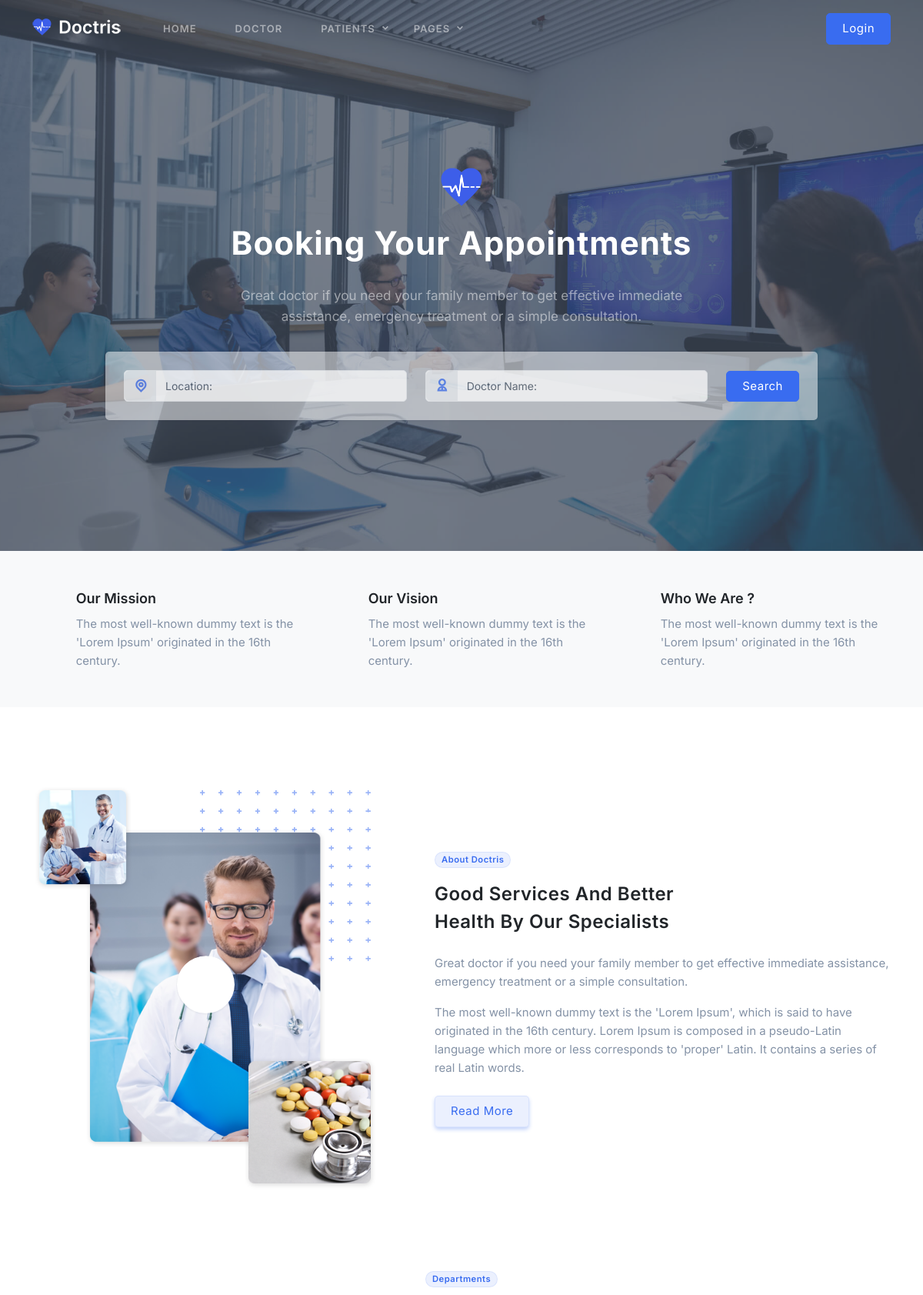
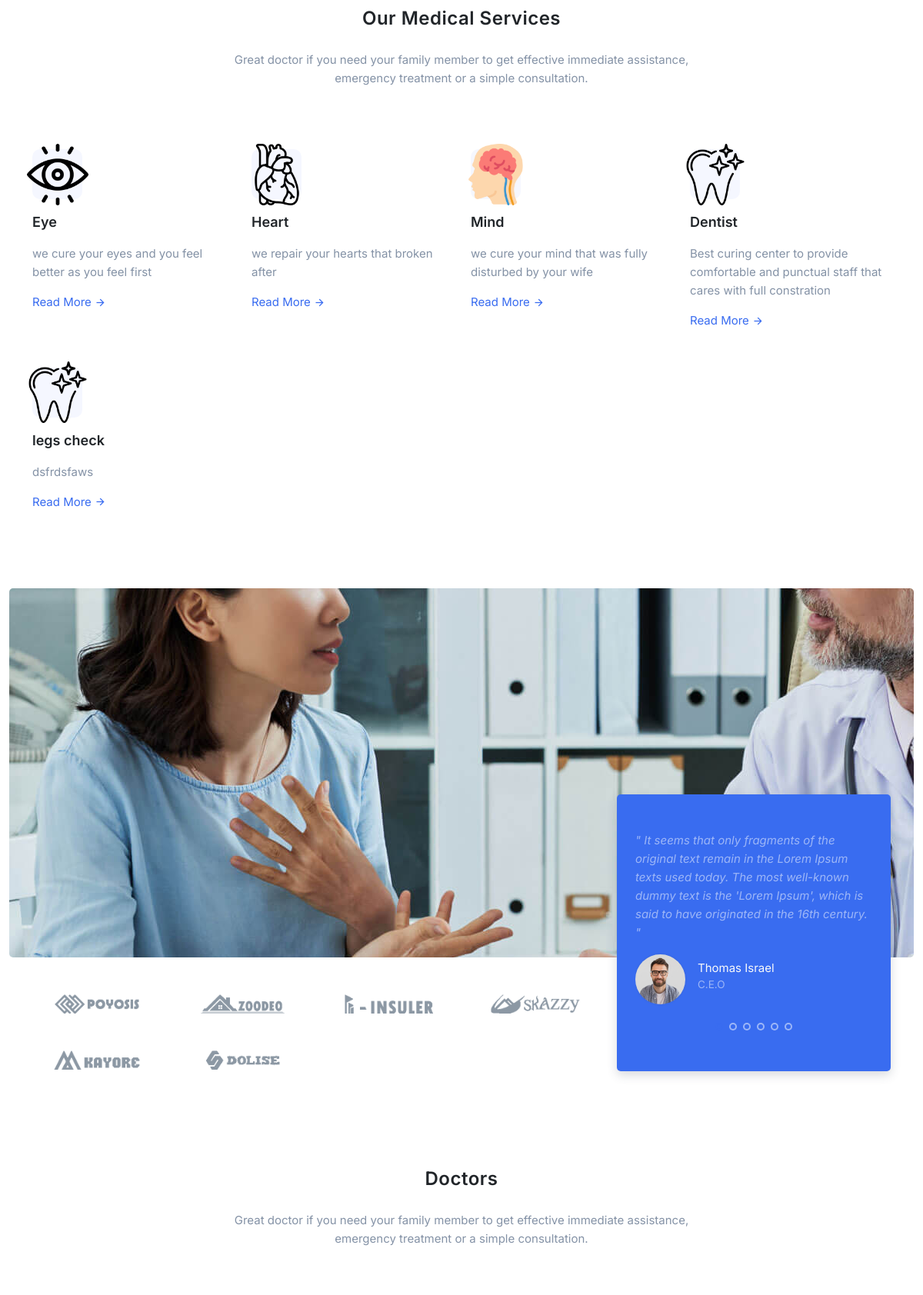
The page / (upper part) on the database its author committed (2 pictures, top to bottom).
### tables this page shows
CREATE TABLE IF NOT EXISTS `content` (
  `c_id` int(11) NOT NULL AUTO_INCREMENT,
  `pg_name` varchar(50) NOT NULL,
  `h1` varchar(255) NOT NULL,
  `h2` varchar(255) NOT NULL,
  `image` varchar(255) NOT NULL,
  `description` varchar(255) NOT NULL,
  `keyword` varchar(255) NOT NULL,
  `title` varchar(250) NOT NULL,
  PRIMARY KEY (`c_id`)
);

CREATE TABLE IF NOT EXISTS `services` (
  `sr_id` int(11) NOT NULL AUTO_INCREMENT,
  `image` varchar(255) NOT NULL,
  `department` varchar(11) NOT NULL,
  `content` varchar(122) NOT NULL,
  PRIMARY KEY (`sr_id`)
);

### application/controllers/Site.php (called while the page is built, shortened)
<?php
class Site extends CI_Controller {
    public function __construct()
    {
        $this->load->database();
        $this->load->model('Site_model');
        $this->load->model('Admin_model');
        $this->load->library('upload');
        $this->load->library('session');
    }
	public function index($slug = '')
	{
       $slug = uri_string();
       if($slug != ''){
            $page = $this->Site_model->checkPage($slug);
            if($page){
                $data['page'] = $page;
                $pg_name = $page['pg_name'];
                $data['content'] = $this->Site_model->getContent($pg_name);
                $data['doctor'] = $this->Admin_model->drlist();
                $data['services'] = $this->Admin_model->srlist();
                $this->load->view($slug,$data);
            }
       } else {
        $slug = 'home';
        $page = $this->Site_model->checkPage($slug);
        if($page){
            $data['page'] = $page;
            $pg_name = $page['pg_name'];
            $data['content'] = $this->Site_model->getContent($pg_name);
        }
        $data['doctor'] = $this->Admin_model->drlist();
        $data['services'] = $this->Admin_model->srlist();
		$this->load->view($slug,$data);
       }
    }
}
?>

### index.php (called while the page is built, shortened)
<?php
require_once BASEPATH.'core/CodeIgniter.php';

### application/models/Site_model.php (called while the page is built, shortened)
<?php
class Site_model extends CI_Model
{
    public function checkPage($slug = ''){
        $query = $this->db->select('*')
            ->from('pages')
            ->where('slug',$slug)
            ->get();
        if($query->num_rows()>0) {
            return $query->row_array();
        }
        else{
            return false;
        }
    }
    public function getContent($page_name = ''){
        $query = $this->db->select('*')
            ->from('content')
            ->where('pg_name',$page_name)
            ->get();
        if($query->num_rows()>0) {
            return $query->row_array();
        }
        else{
            return false;
        }
    }
}
?>

### application/models/Admin_model.php (called while the page is built, shortened)
<?php
class Admin_model extends CI_Model
{
    public function srlist()
    {
        $query = $this->db->select('*')
                          ->from('services')
                          ->get();
                          if($query->num_rows()>0)
                          {
                              return $query->result_array();
                          }
                          else
                          {
                              return false;
                          }
    }
}
?>

### application/views/home.php (the view, shortened to what this page needs)
<!doctype html>
<html lang="en" dir="ltr">
<head>
       <?php include 'includes/head.php'?>
    </head>
    <body>
        <?php include 'includes/header.php'?>
        <section class="bg-half-170 d-table w-100" id="home">
            <div class="bg-overlay bg-overlay-dark"></div>
            <div class="container">
                <div class="row justify-content-center mt-5">
                    <div class="col-xl-10">
                        <div class="heading-title text-center">
                            <img src="<?= base_url() ?>assets/images/logo-icon.png" height="50" alt="">
                            <h4 class="heading fw-bold text-white title-dark mt-3 mb-4"><?= (isset($content['h1'])) ? $content['h1'] : '' ?></h4>
                            <p class="para-desc mx-auto text-white-50 mb-0">Great doctor if you need your family member to get effective immediate assistance, emergency treatment or a simple consultation.</p>
                            <div class="mt-4 pt-2">
                                <form class="rounded text-start shadow p-4 bg-white-50">
                                    <div class="row align-items-center">
                                        <div class="col-md">
                                            <div class="input-group bg-white border rounded" style="opacity: 0.7;">
                                                <span class="input-group-text border-0"><i class="ri-map-pin-line text-primary h5 fw-normal mb-0"></i></span>
                                                <input name="name" id="location" type="text" class="form-control border-0" placeholder="Location:">
                                            </div>
                                        </div>
                                        <div class="col-md mt-4 mt-sm-0">
                                            <div class="input-group bg-white border rounded" style="opacity: 0.7;">
                                                <span class="input-group-text border-0"><i class="ri-user-2-line text-primary h5 fw-normal mb-0"></i></span>
                                                <input name="name" id="name" type="text" class="form-control border-0" placeholder="Doctor Name:">
                                            </div>
                                        </div>
                                        <div class="col-md-auto mt-4 mt-sm-0">
                                            <div class="d-grid d-md-block">
                                                <button type="submit" class="btn btn-primary">Search</button>
                                            </div>
                                        </div>
                                    </div>
                                </form>
                            </div>
                        </div>
                    </div>
                </div>
            </div>
        </section>
        <section class="section py-5 bg-light">
            <div class="container">
                <div class="row">
                    <div class="col-md-4">
                        <div class="d-flex">
                            <i class="uil uil-briefcase h1 mb-0 text-primary"></i>
                            <div class="ms-3 ms-lg-4">
                                <h5>Our Mission</h5>
                                <p class="text-muted mb-0">The most well-known dummy text is the 'Lorem Ipsum' originated in the 16th century.</p>
                            </div>
                        </div>
                    </div>
                    <div class="col-md-4 mt-4 pt-2 mt-sm-0 pt-sm-0">
                        <div class="d-flex">
                            <i class="uil uil-airplay h1 mb-0 text-primary"></i>
                            <div class="ms-3 ms-lg-4">
                                <h5>Our Vision</h5>
                                <p class="text-muted mb-0">The most well-known dummy text is the 'Lorem Ipsum' originated in the 16th century.</p>
                            </div>
                        </div>
                    </div>
                    <div class="col-md-4 mt-4 pt-2 mt-sm-0 pt-sm-0">
                        <div class="d-flex">
                            <i class="uil uil-flip-v h1 mb-0 text-primary"></i>
                            <div class="ms-3 ms-lg-4">
                                <h5>Who We Are ?</h5>
                                <p class="text-muted mb-0">The most well-known dummy text is the 'Lorem Ipsum' originated in the 16th century.</p>
                            </div>
                        </div>
                    </div>
                </div>
            </div>
        </section>
        <section class="section pb-0">
            <div class="container">
                <div class="row align-items-center">
                    <div class="col-lg-5 col-md-6">
                        <div class="position-relative">
                            <div class="play-icon">
                                <a href="#!" data-type="youtube" data-id="yba7hPeTSjk" class="play-btn lightbox video-play-icon">
                                    <i class="mdi mdi-play text-primary rounded-circle shadow"></i>
                                </a>
                            </div>
                        </div>
                    </div>
                    <div class="col-lg-7 col-md-6 mt-4 pt-2 mt-sm-0 pt-sm-0">
                        <div class="section-title ms-lg-5">
                            <span class="badge rounded-pill bg-soft-primary">About Doctris</span>
                            <h4 class="title mt-3 mb-4">Good Services And Better <br> Health By Our Specialists</h4>
                            <p class="para-desc text-muted">Great doctor if you need your family member to get effective immediate assistance, emergency treatment or a simple consultation.</p>
                            <p class="para-desc text-muted">The most well-known dummy text is the 'Lorem Ipsum', which is said to have originated in the 16th century. Lorem Ipsum is composed in a pseudo-Latin language which more or less corresponds to 'proper' Latin. It contains a series of real Latin words.</p>
                            <div class="mt-4">
                                <a href="aboutus.html" class="btn btn-soft-primary">Read More</a>
                            </div>
                        </div>
                    </div>
                </div>
            </div>
            <div class="container mt-100 mt-60">
                <div class="row justify-content-center">
                    <div class="col-12">
                        <div class="section-title mb-4 pb-2 text-center">
                            <span class="badge rounded-pill bg-soft-primary mb-3">Departments</span>
                            <h4 class="title mb-4">Our Medical Services</h4>
                            <p class="text-muted mx-auto para-desc mb-0">Great doctor if you need your family member to get effective immediate assistance, emergency treatment or a simple consultation.</p>
                        </div>
                    </div>
                </div>
                <div class="row">
                    <?php if(isset($services)){
                        foreach($services as $item){ ?>
                    <div class="col-xl-3 col-md-4 col-12 mt-5">
                        <div class="card features feature-primary bg-transparent border-0">
                            <div class="icon text-center rounded-md">
                                <img src="<?=base_url('uploads/'.$item['image'])?>" style="height:80px; width:80px;" alt="">
                            </div>
                            <div class="card-body p-0 mt-3">
                                <a href="<?=base_url('pharmacy-departments')?>" class="title text-dark h5"><?= $item['department'] ?></a>
                                <p class="text-muted mt-3"><?= $item['content'] ?></p>
                                <a href="<?=base_url('pharmacy-departments')?>" class="link">Read More <i class="ri-arrow-right-line align-middle"></i></a>
                            </div>
                        </div>
                    </div>
                    <?php } } ?>
                </div>
            </div>
            <div class="container-fluid mt-100 mt-60">
                <div class="py-5 rounded" style="background: url('<?= base_url() ?>assets//images/bg/05.jpg') center left;">
                    <div class="container">
                        <div class="row">
                            <div class="offset-lg-8 offset-md-6 col-lg-4 col-md-6">
                                <div class="cta-review bg-primary shadow-md mb-lg-4 rounded p-4 py-5">
                                    <div class="client-review-slider">
                                        <div class="tiny-slide">
                                            <p class="text-white-50 fst-italic">" It seems that only fragments of the original text remain in the Lorem Ipsum texts used today. The most well-known dummy text is the 'Lorem Ipsum', which is said to have originated in the 16th century. "</p>
                                            <div class="d-inline-flex align-items-center">
                                                <img src="<?= base_url() ?>assets/images/client/01.jpg" class="img-fluid avatar avatar-small rounded-circle mx-auto shadow" alt="">
                                                <h6 class="text-light title-dark fw-normal ms-3">Thomas Israel <small class="text-white-50 d-block">C.E.O</small></h6>
                                            </div>
                                        </div>
                                    </div>
                                </div>
                            </div>
                        </div>
                    </div>
                </div>
            </div>
        </section>
        <section class="pt-md-0 cta-section">
            <div class="container">
                <div class="row">
                    <div class="col-lg-8 col-md-6">
                        <div class="row mt-4">
                            <div class="col-lg-3 col-md-4 col-6 text-center py-4">
                                <img src="<?= base_url() ?>assets/images/client/amazon.png" class="avatar avatar-client" alt="">
                            </div>
                            <div class="col-lg-3 col-md-4 col-6 text-center py-4">
                                <img src="<?= base_url() ?>assets/images/client/google.png" class="avatar avatar-client" alt="">
                            </div>
                            <div class="col-lg-3 col-md-4 col-6 text-center py-4">
                                <img src="<?= base_url() ?>assets/images/client/lenovo.png" class="avatar avatar-client" alt="">
                            </div>
                            <div class="col-lg-3 col-md-4 col-6 text-center py-4">
                                <img src="<?= base_url() ?>assets/images/client/paypal.png" class="avatar avatar-client" alt="">
                            </div>
                            <div class="col-lg-3 col-md-4 col-6 text-center py-4">
                                <img src="<?= base_url() ?>assets/images/client/shopify.png" class="avatar avatar-client" alt="">
                            </div>
                            <div class="col-lg-3 col-md-4 col-6 text-center py-4">
                                <img src="<?= base_url() ?>assets/images/client/spotify.png" class="avatar avatar-client" alt="">
                            </div>
                        </div>
                    </div>
                </div>
            </div>
        </section>
        <section class="section">
            <div class="container">
                <div class="row justify-content-center">
                    <div class="col-12">
                        <div class="section-title text-center mb-4 pb-2">
                            <h4 class="title mb-4">Doctors</h4>
                            <p class="text-muted mx-auto para-desc mb-0">Great doctor if you need your family member to get effective immediate assistance, emergency treatment or a simple consultation.</p>
                        </div>
                    </div>
                </div>
                <div class="row align-items-center">
                <?php if(isset($doctor))
                { foreach($doctor as $item)
                    {?>
                    <div class="col-xl-3 col-lg-3 col-md-6 mt-4 pt-2">
                    </div>
                    <?php }  } ?>
                </div>
            </div>
        </section>
    </body>
</html>

### assets/libs/tiny-slider/tiny-slider.css (style rules this page uses)
.tns-slider { -webkit-transition:all 0s;-moz-transition:all 0s;transition:all 0s }
.tns-slider>.tns-item { -webkit-box-sizing:border-box;-moz-box-sizing:border-box;box-sizing:border-box }
.tns-horizontal.tns-subpixel { white-space:nowrap }
.tns-horizontal.tns-subpixel>.tns-item { display:inline-block;vertical-align:top;white-space:normal }

### rows shown on the page
content: h1 "Booking Your Appointments"
services: image (picture), department "Eye", content "we cure your eyes and you feel better as you feel first"
services: image (picture), department "Heart", content "we repair your hearts that broken after"
services: image (picture), department "Mind", content "we cure your mind that was fully disturbed by your wife"
services: image (picture), department "Dentist", content "Best curing center to provide comfortable and punctual staff that cares with full constration"
services: image (picture), department "legs check", content "dsfrdsfaws"
